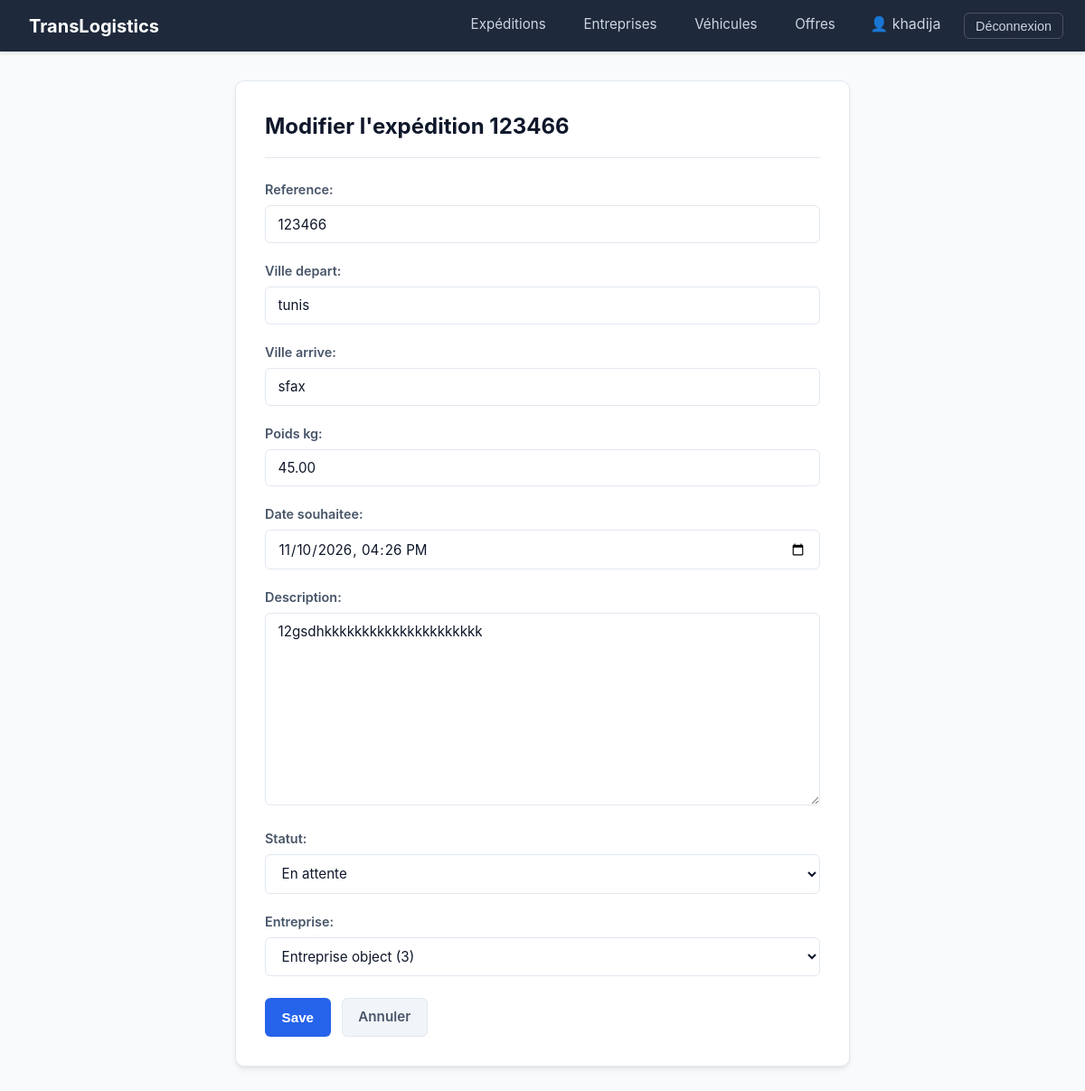
/expedition/update/3/ (signed in), run on the app's committed database.
### EntrepriseApp/models.py (models this page shows, shortened)
class Utilisateur(AbstractUser):
    email = models.EmailField(unique=True , validators=[validate_email])
    user_id = models.CharField(primary_key=True, max_length=8, unique=True)
    telephone = models.CharField(max_length=15, blank=True, null=True)
    role = models.CharField(max_length=20, choices=[
        ('admin', 'Admin'),
        ('c', 'chargeur'),
        ('t', 'transporteur')
    ], default='c')
    created_at = models.DateTimeField(auto_now_add=True)
    updated_at = models.DateTimeField(auto_now=True)

### ExpeditionApp/models.py (models this page shows, shortened)
class Expedition(models.Model):
    reference = models.CharField(max_length=50, unique=True)
    ville_depart = models.CharField(max_length=80)
    ville_arrive = models.CharField(max_length=80)
    poids_kg = models.DecimalField(
        max_digits=10,
        decimal_places=2,
        validators=[MinValueValidator(0, "le poids doit etre possitive")],
    )
    date_souhaitee = models.DateTimeField()
    description = models.TextField()
    statut = models.CharField(
        max_length=100,
        choices=[
            ('en_attente', 'En attente'),
            ('publiee', 'Publiée'),
            ('attribuee', 'Attribuée'),
            ('terminee', 'Terminée'),
            ('annulee', 'Annulée'),
        ],
        default='en_attente',
    )
    created_at = models.DateTimeField(auto_now_add=True)
    updated_at = models.DateTimeField(auto_now=True)
    entreprise = models.ForeignKey(Entreprise, on_delete=models.CASCADE, related_name='expeditions')

### ExpeditionApp/views.py (the view)
# urls.py: path('update/<int:pk>/', UpdateExpedition.as_view(), name='update_expedition'),
class UpdateExpedition(LoginRequiredMixin, UpdateView):
    model = Expedition
    template_name = 'expedition/forms.html'
    form_class = ExpeditionForm
    success_url = reverse_lazy('Expedition:liste_classe')

### ExpeditionApp/forms.py
class ExpeditionForm(forms.ModelForm):
    class Meta:
        model = Expedition
        fields = '__all__'
        widgets = {
            'date_souhaitee': forms.DateTimeInput(
                format='%Y-%m-%dT%H:%M',
                attrs={'type': 'datetime-local'},
            ),
        }
    def __init__(self, *args, **kwargs):
        super().__init__(*args, **kwargs)
        if 'reference' in self.fields:
            self.fields['reference'].required = False

### templates/expedition/forms.html (shortened to what this page needs)
{% extends 'base.html' %}
{% block content %}
<div class="card" style="max-width: 680px; margin: 0 auto;">
    <div class="card-header">
        <h1 class="card-title">{% if object %}Modifier l'expédition {{ object.reference }}{% else %}Créer une nouvelle expédition{% endif %}</h1>
    </div>
    <form method="post">
        {{ form.as_p }}
        <div class="form-actions">
            <button type="submit" class="btn btn-primary">Save</button>
            <a href="{% url 'Expedition:liste_classe' %}" class="btn btn-secondary">Annuler</a>
        </div>
    </form>
</div>
{% endblock %}

### templates/base.html (shortened to what this page needs)
{% load static %}
<!DOCTYPE html>
<html lang="fr">
<head>
    <link rel="stylesheet" href="{% static 'expedition/css/style.css' %}">
</head>
<body>
    <nav class="navbar">
        <a class="brand" href="{% url 'Expedition:liste_classe' %}">
             TransLogistics
        </a>
        <ul class="nav-links">
            <li><a href="{% url 'Expedition:liste_classe' %}"> Expéditions</a></li>
            <li><a href="{% url 'Entreprise:liste_classe' %}"> Entreprises</a></li>
            <li><a href="{% url 'Vehicule:liste_classe' %}"> Véhicules</a></li>
            <li><a href="{% url 'Offre:liste_classe' %}"> Offres</a></li>
            {% if user.is_authenticated %}
            <li><span style="color: #cbd5e1; padding: 0.4rem 0.6rem;">👤 {{ user.username }}</span></li>
            <li>
                <form method="post" action="{% url 'logout' %}" style="display: inline;">
                    <button type="submit"
                        style="background: none; border: 1px solid rgba(255,255,255,0.2); border-radius: 6px; color: #cbd5e1; cursor: pointer; padding: 0.35rem 0.75rem; font-size: 0.9rem;">
                        Déconnexion
                    </button>
                </form>
            </li>
            {% else %}
            <li><a href="{% url 'login' %}">Connexion</a></li>
            <li><a href="{% url 'register' %}">Inscription</a></li>
            {% endif %}
        </ul>
    </nav>
    <main class="container">
        {% block content %}
        {% endblock %}
    </main>
</body>
</html>

### ExpeditionApp/static/expedition/css/style.css (style rules this page uses)
:root { --primary: #2563eb; --primary-hover: #1d4ed8; --secondary: #64748b; --success: #16a34a; --warning: #d97706; --danger: #dc2626; --danger-hover: #b91c1c; --background: #f8fafc; --surface: #ffffff; --border: #e2e8f0; --text-primary: #0f172a; --text-secondary: #475569; --radius: 10px; --shadow: 0 4px 6px -1px rgb(0 0 0 / 0.08), 0 2px 4px -2px rgb(0 0 0 / 0.05); }
* { box-sizing: border-box; margin: 0; padding: 0; }
body { font-family: -apple-system, BlinkMacSystemFont, "Segoe UI", Roboto, Helvetica, Arial, sans-serif; background-color: var(--background); color: var(--text-primary); line-height: 1.5; padding-bottom: 3rem; }
.navbar { background-color: #1e293b; padding: 0.85rem 1.5rem; box-shadow: 0 2px 4px rgba(0,0,0,0.1); display: flex; justify-content: space-between; align-items: center; margin-bottom: 2rem; }
.navbar .brand { color: #ffffff; font-size: 1.25rem; font-weight: 700; text-decoration: none; display: flex; align-items: center; gap: 0.5rem; }
.navbar .nav-links { display: flex; gap: 1rem; list-style: none; }
.navbar .nav-links a { color: #cbd5e1; text-decoration: none; padding: 0.4rem 0.8rem; border-radius: 6px; font-size: 0.95rem; transition: background-color 0.15s, color 0.15s; }
.container { max-width: 950px; margin: 0 auto; padding: 0 1rem; }
.card { background: var(--surface); border: 1px solid var(--border); border-radius: var(--radius); padding: 2rem; box-shadow: var(--shadow); margin-bottom: 1.5rem; }
.card-header { display: flex; justify-content: space-between; align-items: center; border-bottom: 1px solid var(--border); padding-bottom: 1rem; margin-bottom: 1.5rem; }
.card-title { font-size: 1.5rem; font-weight: 700; color: var(--text-primary); }
.btn { display: inline-flex; align-items: center; justify-content: center; gap: 0.4rem; padding: 0.55rem 1.1rem; font-size: 0.95rem; font-weight: 600; border-radius: 6px; text-decoration: none; cursor: pointer; border: 1px solid transparent; transition: all 0.15s ease-in-out; }
.btn-primary { background-color: var(--primary); color: #ffffff; }
.btn-secondary { background-color: #f1f5f9; color: var(--text-secondary); border: 1px solid var(--border); }
form p { margin-bottom: 1.25rem; }
label { display: block; margin-bottom: 0.4rem; font-weight: 600; font-size: 0.9rem; color: var(--text-secondary); }
input[type="text"], input[type="number"], input[type="datetime-local"], select, textarea { width: 100%; padding: 0.65rem 0.85rem; font-size: 0.95rem; border: 1px solid var(--border); border-radius: 6px; background-color: #ffffff; color: var(--text-primary); transition: border-color 0.15s, box-shadow 0.15s; font-family: inherit; }
.form-actions { display: flex; gap: 0.75rem; margin-top: 1.5rem; }

### data on the page
Utilisateur: username "khadija"
Expedition: reference "123466", ville_depart "tunis", ville_arrive "sfax", poids_kg "45.00", date_souhaitee "11/10/2026 16:26", description "12gsdhkkkkkkkkkkkkkkkkkkkkk", statut "En attente", entreprise "Entreprise object (3)"
